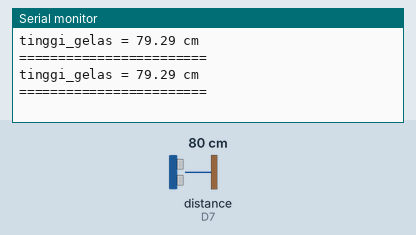
The sketch below on a simulated ESP8266 (NodeMCU). Parts: the last lines printed to the serial monitor. Wiring (inferred from the names in the program): ultrasonic range finder: trigger D8; echo D7. Inputs (shaded band) come from the test bench; at power-on: distance to the obstacle (sensor on D7) 80 cm. The echo pulse lasts 58.3 µs per cm.

Above: at 2.8 s.
2.9 s: distance to the obstacle (sensor on D7) set to 2 cm
At 4.5 s:
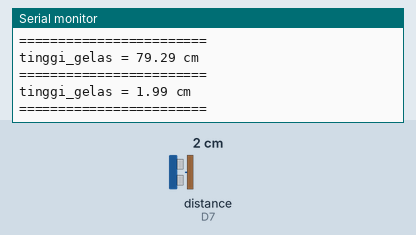
5.6 s: distance to the obstacle (sensor on D7) set to 4 cm
At 7.3 s:
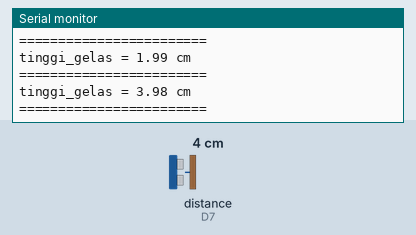
Timing chart, 0 to 8.8 s (numbered marks = the images above; inputs shaded):
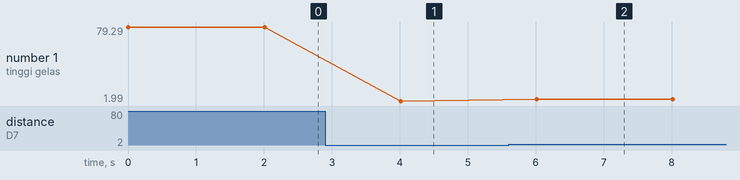

The sketch:

tinggi_gelas.ino.ino
```cpp
int echo_pin = D7;  //variabel echo pin menggunakan pin D7
int trig_pin = D8;  //variabel trig pin menggunakan pin D8
long echotime;

void setup() {
  Serial.begin(9600);
  pinMode(trig_pin, OUTPUT);
  pinMode(echo_pin, INPUT);
  digitalWrite(trig_pin, LOW);
}

void loop() {
  float jarak_pantul, tinggi_gelas;
  digitalWrite(trig_pin, HIGH); //perintah untuk memastikan sensor ultrasonik belum memancarkan gelombang
  delayMicroseconds(10);
  digitalWrite(trig_pin, LOW); //sensor ultrasonik memancarkan gelombang ultrasoniknya
  echotime = pulseIn(echo_pin, HIGH);

  jarak_pantul = 0.034 * (float)echotime / 2;

  Serial.print("tinggi_gelas = ");
  Serial.print(jarak_pantul);
  Serial.println(" cm");
  Serial.println("========================");

  delay(2000);
}
```

Measured:
- after the input at 2.9 s, the serial monitor: prints a new line after 1.1 s (image 1)
- after the input at 5.6 s, the serial monitor: prints a new line after 0.41 s (image 2)
- plotted number 1: 79.29 → 1.99 after the input at 2.9 s, 1.99 → 3.98 after the input at 5.6 s
